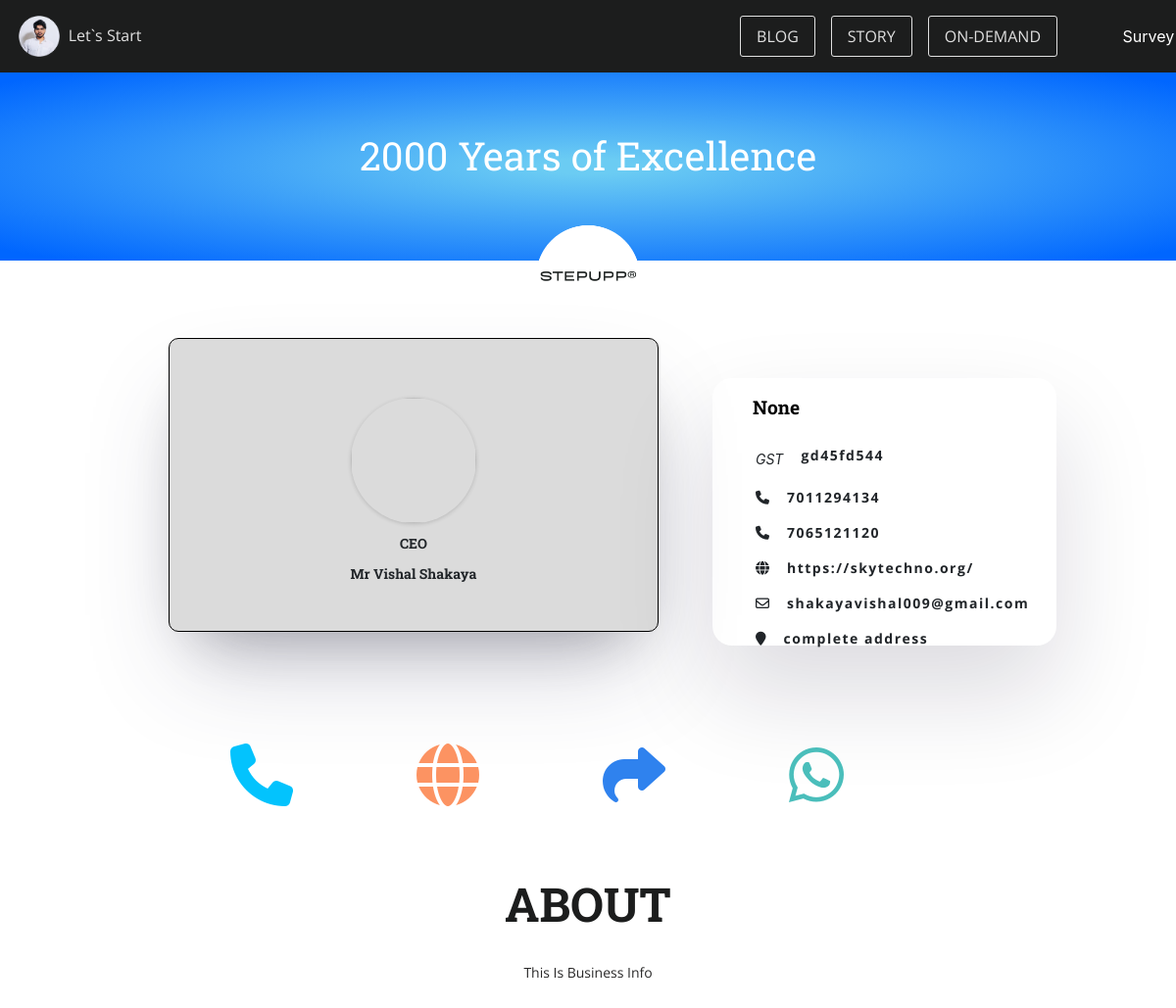
The app's page /card-detail/10/ (signed in) with its own data.
### sky_app/models.py (models this page shows, shortened)
class SkyCard(models.Model):
    user = models.OneToOneField(
        User, on_delete=models.CASCADE, null=True, blank=True)
    profile_image = models.FileField(
        upload_to='profiles', null=True, blank=True)
    business_logo = models.FileField(upload_to='logos', null=True, blank=True)
    name = models.CharField(max_length=255, null=True, blank=True)
    position = models.CharField(max_length=255, null=True, blank=True)
    number = models.CharField(max_length=255, null=True, blank=True)
    whats_app_number = models.CharField(max_length=255, null=True, blank=True)
    email = models.CharField(max_length=255, null=True, blank=True)
    insta = models.CharField(max_length=500, null=True, blank=True)
    twitter = models.CharField(max_length=500, null=True, blank=True)
    facebook = models.CharField(max_length=500, null=True, blank=True)
    youtube = models.CharField(max_length=500, null=True, blank=True)
    business_name = models.CharField(max_length=255, null=True, blank=True)
    business_heading = models.CharField(max_length=255, null=True, blank=True)
    gst_number = models.CharField(max_length=255, null=True, blank=True)
    stablish_year = models.CharField(max_length=255, null=True, blank=True)
    website = models.CharField(max_length=500, null=True, blank=True)
    tagline = models.CharField(max_length=255, null=True, blank=True)
    tag = models.CharField(max_length=255, null=True, blank=True)
    business_description = models.TextField(null=True, blank=True)
    state = models.CharField(max_length=255, null=True, blank=True)
    city = models.CharField(max_length=255, null=True, blank=True)
    country = models.CharField(max_length=255, null=True, blank=True)
    pincode = models.CharField(max_length=255, null=True, blank=True)
    address = models.TextField(null=True, blank=True)

### sky_app/views.py (the view)
# urls.py: path('card-detail/<pk>/', views.CardDetailView, name='card_detail'),
def CardDetailView(request, pk):
    card = SkyCard.objects.get(pk=pk)
    if request.user.is_authenticated:
        return render(request, template_name='CardDetailView.html', context={'card': card})
    else:
        return redirect('auth')

### template/CardDetailView.html (shortened to what this page needs)
{% extends 'base.html' %} {% load static %} {% block content %}
<div class="sec-13">
  <div class="det-cover-photo">
    <div class="container">
      <div class="row justify-content-center">
        <span class="detail-page-stablish-year"
          >{{card.stablish_year}} Years of Excellence</span
        >
      </div>
      <div class="row justify-content-center">
        {% if card.profile_image %}
        <img
          src="{{card.profile_image.url}} "
          alt="owenr image"
          class="det-owner-img"
        />
        {% endif %}
      </div>
    </div>
  </div>
</div>
<div id="sec-14">
  <div class="continer">
    <div class="row justify-content-center">
      <div class="col-6">
        <div class="det-card-block">
          <div class="flip-container centered">
            <div class="flipper">
              <div class="front">
                <div class="container">
                  <div class="row justify-content-center">
                    {% if card.business_logo %}
                    <img
                      src="{{card.business_logo.url}}"
                      alt="logo"
                      class="my-card-logo"
                      id="card_logo"
                    />
                    {% else %}
                    <img
                      src="https://image.pngaaa.com/569/2189569-middle.png"
                      alt=""
                      class="my-card-logo"
                      id="card_logo"
                    />
                    {% endif %}
                  </div>
                  <div class="row justify-content-center">
                    <span class="card-front-text" id="card_position"
                      >{{card.position}}</span
                    >
                  </div>
                  <div class="row justify-content-center">
                    <span class="card-front-text" id="card_username">
                      {{card.name}}</span
                    >
                  </div>
                </div>
              </div>
              <div class="back">
                <div class="row">
                  <div class="col-4">
                    <div class="row justify-content-center">
                    </div>
                    <div class="row justify-content-center">
                      <span class="start-sky-text"
                        >{{card.business_name}}
                      </span>
                    </div>
                    <div class="row">
                      <span class="card-tag-line"> {{card.tagline}} </span>
                    </div>
                    <div class="row justify-content-center">
                      <a href="{{card.insta}}" class="card-social-icon">
                      </a>
                      <a href=" {{card.twitter}}" class="card-social-icon">
                      </a>
                      <a href="{{card.facebook}}" class="card-social-icon">
                      </a>
                      <a href="{{card.youtube.url}}" class="card-social-icon">
                      </a>
                    </div>
                  </div>
                  <div class="col-1"></div>
                  <div class="col-6">
                    <div class="row">
                      <span class="card-bus-name" id="card_business_name">
                      </span>
                    </div>
                    <br />
                    <div class="row justify-content-left">
                      <b class="my-card-infod" id="card_basic_number"
                        >{{card.number}}</b
                      >
                    </div>
                    <div class="row justify-content-left">
                      <b class="my-card-infod" id="card_whatspp_number"
                        >{{card.whats_app_number}}</b
                      >
                    </div>
                    <div class="row justify-content-left">
                      <b class="my-card-infod" id="card_weburl"
                        >{{card.website}}</b
                      >
                    </div>
                    <div class="row justify-content-left">
                      <b class="my-card-infod" id="card_user_email"
                        >{{card.email}}</b
                      >
                    </div>
                    <div class="row justify-content-left">
                      <b class="my-card-infod" id="card_address"
                        >{{card.address}}</b
                      >
                    </div>
                  </div>
                </div>
              </div>
            </div>
          </div>
        </div>
      </div>
      <div class="col-6">
        <div class="det-bus-detail">
          <div class="row">
            <span class="det-card-bus-name" id="card_business_name">
              {{card.business_heading}}
            </span>
          </div>
          <div class="row">
            <i class="" id="det-card-icon">GST</i>
            <b class="del-my-card-infod" id="card_basic_number"
              >{{card.gst_number}}</b
            >
          </div>
          <div class="row">
            <i class="fa-solid fa-phone" id="det-card-icon"></i>
            <b class="del-my-card-infod" id="card_basic_number"
              >{{card.number}}</b
            >
          </div>
          <div class="row">
            <i class="fa-solid fa-phone" id="det-card-icon"></i>
            <b class="del-my-card-infod" id="card_basic_number"
              >{{card.whats_app_number}}</b
            >
          </div>
          <div class="row">
            <i class="fa-solid fa-globe" id="det-card-icon"></i>
            <b class="del-my-card-infod" id="card_weburl">{{card.website}}</b>
          </div>
          <div class="row">
            <i class="fa-regular fa-envelope" id="det-card-icon"></i>
            <b class="del-my-card-infod" id="card_user_email">{{card.email}}</b>
          </div>
          <div class="row">
            <i class="fa-solid fa-location-pin" id="det-card-icon"></i>
            <b class="del-my-card-infod" id="card_address">{{card.address}}</b>
          </div>
        </div>
      </div>
    </div>
  </div>
</div>
<div class="container">
  <div id="del-share-icon-block">
    <div class="row justify-content-center">
      <div class="col-2">
        <a href="tel:91{{card.phone}}">
          <i class="fa-solid fa-phone" id="print-call-icon"></i>
        </a>
      </div>
      <div class="col-2">
        <a href="{{card.website}}" target="_blank">
          <i class="fa-solid fa-globe" id="print-print-icon"></i>
        </a>
      </div>
      <div class="col-2">
        <i class="fa-solid fa-share" id="print-share-icon"></i>
      </div>
      <div class="col-2">{% include 'WhatsAppShare.html' %}</div>
    </div>
  </div>
</div>
<div id="del-about-section">
  <div class="container">
    <div class="row justify-content-center">
      <p class="about-sec-head-text">ABOUT</p>
    </div>
    <div class="row justify-content-center">
      <div>
        <p class="del-bus-content">{{card.business_description}}</p>
      </div>
    </div>
  </div>
</div>
{% endblock content %}

### static/css/search.css (style rules this page uses)
.my-card-logo { width: 7rem; height: 7rem; border-radius: 7rem; box-shadow: rgba(0, 0, 0, 0.16) 0px 1px 4px; }
#card_whatspp_number { color:teal; margin-left: 5px; font-weight: bold; }
.card-social-icon { font-size:22px; color:rgb(41, 40, 40); }

### static/css/style.css (style rules this page uses)
:root { --blue: rgb(28, 29, 29); --border-color: #e0e0e0; }
body { width: 100%; height: 100%; }
p { color:var(--border-color) }
.centered { position: relative; top: 40%; left: 95%; transform: translate(-50%, -50%); }
.front { background-color:rgb(219, 219, 219); border:1px solid black; }
.back { border:1px solid black; background-color:rgb(219, 219, 219); }
.flip-container { perspective: 1000px; }
.flip-container, .front, .back { height: 300px; width: 500px; }
.flipper { transition: 0.5s; transform-style: preserve-3d; position: relative; }
.front, .back { backface-visibility: hidden; position: absolute; box-shadow: rgba(50, 50, 93, 0.25) 0px 50px 100px -20px, rgba(0, 0, 0, 0.3) 0px 30px 60px -30px; border-radius: 10px; }
.front { z-index: 2; transform: rotateY(0deg); }
.back { transform: rotateY(180deg); }
.my-card-logo { width: 8rem; height: 8rem; border-radius: 8rem; margin-top: 12%; object-fit: cover; }
.card-front-text { font-size: 14px; font-family: 'Roboto Slab'; font-weight: bold; margin-top: 10px; }
.start-sky-text { color:#1076fa; font-family: 'Roboto Slab'; font-weight: bold; }
.card-tag-line { margin-top: 1.5rem; margin-left: 1rem; color:black; font-family: 'Roboto Slab'; font-weight: bold; text-align: center; }
.card-social-icon { margin: 10px; margin-top: 1.5rem; color:black; }
.card-bus-name { margin-top: 2rem; margin-left: 1rem; color:black; font-family: 'Roboto Slab'; font-weight: bold; text-align: center; }
.my-card-infod { font-family: 'Open Sans'; font-size: 13px; padding: 7px; max-width: 10rem; }
.det-cover-photo { height: 12rem; background-image: radial-gradient(#6bccf3 5.66%, #0066FF 94.35%); }
.detail-page-stablish-year { font-family: 'Roboto Slab'; font-size: 2.5rem; padding: 7px; color : white; margin-top: 3rem; }
.det-owner-img { width: 8rem; height: 8rem; border-radius: 8rem; margin-top: 2%; }
.det-card-block { width: 50%; height: 50%; margin-top: 7%; margin-left: 9rem; }
#sec-14 { margin-top: 10%; }
.del-my-card-infod { font-family: 'Open Sans'; font-size: 14px; padding: 7px; letter-spacing: 1.5px; }
.det-bus-detail { box-shadow: rgba(17, 12, 46, 0.15) 0px 48px 100px 0px; margin-left: 7rem; width: 60%; height:80%; border-radius: 20px; }
#det-card-icon { margin-left: 3rem; padding: 11px; font-size: 14px; }
.det-card-bus-name { margin-left: 2.5rem; color:black; font-family: 'Roboto Slab'; font-weight: bold; font-size:1.2rem; padding: 1rem; }
#print-call-icon { font-size: 4rem; color:rgb(3, 195, 253); }
#print-share-icon { font-size: 4rem; color:#2f82ee; }
#print-print-icon { font-size: 4rem; color:rgba(252, 128, 70, 0.849); }
#del-share-icon-block { margin-top: 2rem; }
.about-sec-head-text { margin-top: 4rem; font-family:'Roboto Slab'; font-size: 3rem; color:var(--blue); font-weight: bold; }
.del-bus-content { font-family: 'Open Sans'; font-size: 14px; padding: 7px; color:rgb(41, 40, 40); text-align: center; text-transform: capitalize; margin-bottom: 3rem; }

### records on screen
SkyCard: stablish_year "2000", profile_image (picture), position "CEO", name "Mr Vishal Shakaya", business_heading "None", gst_number "gd45fd544", number "7011294134", whats_app_number "7065121120", website "https://skytechno.org/", email "shakayavishal009@gmail.com", address "complete address", business_description "This Is Business Info"
